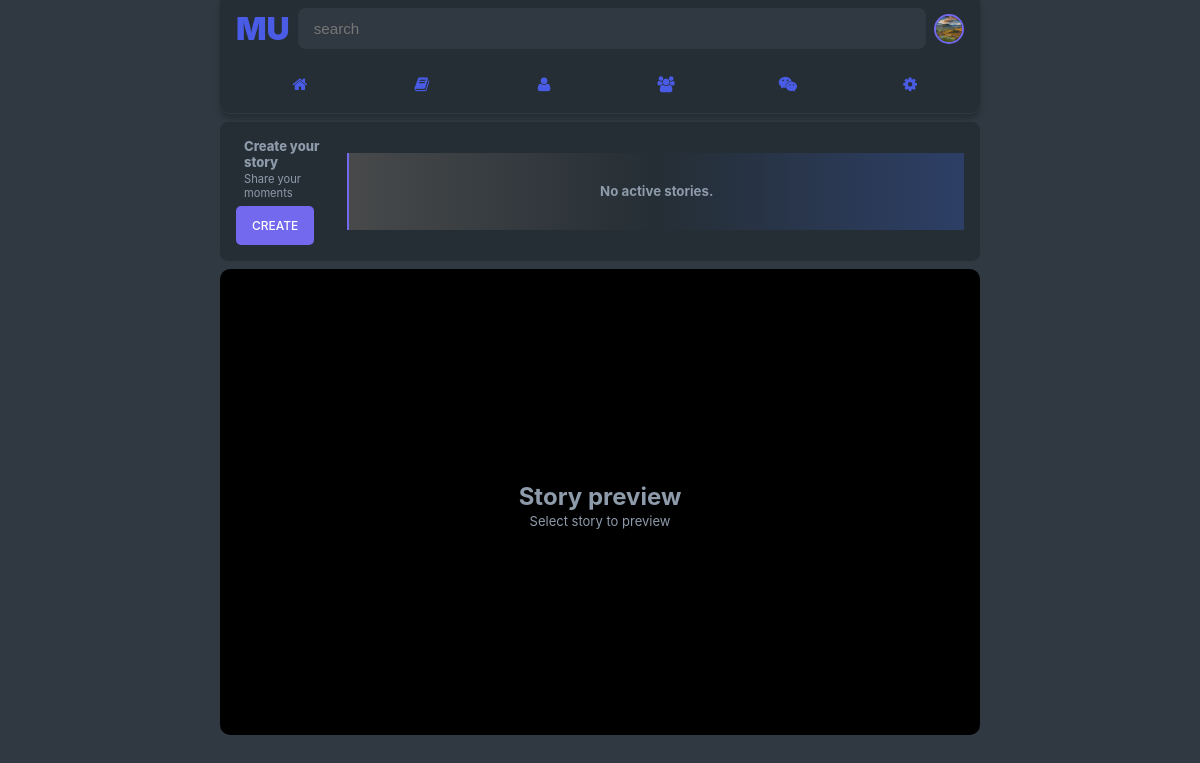
Before: /stories/index.php (signed in) with the older database file.
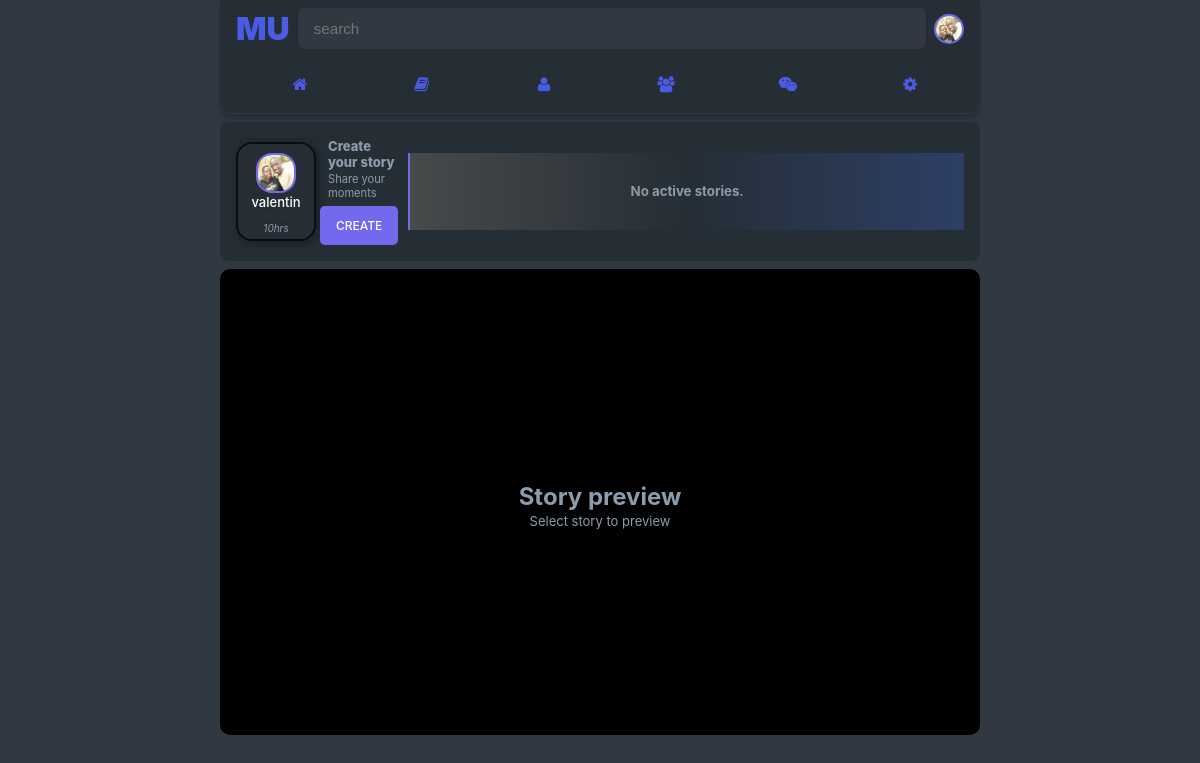
After: the same page with the newer database file.
### tables this page shows
CREATE TABLE `users` (
  `fname` varchar(100) NOT NULL,
  `lname` varchar(100) NOT NULL,
  `email` varchar(100) NOT NULL,
  `dob` date NOT NULL,
  `sex` varchar(7) NOT NULL,
  `username` varchar(100) NOT NULL,
  `password` varchar(100) NOT NULL,
  `about` varchar(500) NOT NULL DEFAULT 'Unknown',
  `profile_pic` varchar(500) NOT NULL DEFAULT 'default.png',
  `address` varchar(100) DEFAULT 'Unknown',
  `status` varchar(10) NOT NULL DEFAULT 'offline',
  `code` varchar(200) NOT NULL,
  `verified` tinyint(4) NOT NULL DEFAULT 0,
  `remember_me` varchar(200) NOT NULL
);

CREATE TABLE `stories` (
  `id` int(11) NOT NULL,
  `username` varchar(100) NOT NULL,
  `image` varchar(300) NOT NULL,
  `description` text NOT NULL,
  `expired` tinyint(4) NOT NULL,
  `created_at` timestamp NOT NULL DEFAULT current_timestamp(),
  `has_media` tinyint(4) DEFAULT 0,
  `media` varchar(300) NOT NULL,
  `views` int(11) NOT NULL DEFAULT 0
);

### config.php (called while the page is built, shortened)
<?php
$ROOT_URL = "/current";
function getUrl($sub_url = "") {
    $ROOT_URL = $GLOBALS['ROOT_URL'];
    return $ROOT_URL . $sub_url;
};

### classes/DB.php (called while the page is built, shortened)
<?php
class DB
{
    protected string $server;
    protected string $user;
    protected string $database;
    protected string $password;
    public function __construct(string $server = "localhost", string $user = "root", string $database = "new_project2", string $password = "",$charset="utf8mb4")
    {
        $this->server   = $server;
        $this->user     = $user;
        $this->database = $database;
        $this->password = $password;
    }
    public function createConnection(): PDO
    {
        $conn = new PDO(
            "mysql:host=$this->server;dbname=$this->database",
            $this->user,
            $this->password
        );
        $conn->setAttribute(PDO::ATTR_ERRMODE, PDO::ERRMODE_EXCEPTION);
        return $conn;
    }
    public static function conn(array $args = []): PDO
    {
        return (new DB(...$args))->createConnection();
    }
}

### auth/User.php (called while the page is built, shortened)
<?php
require __DIR__ . "/../config.php";
require_once $ROOT_DIR .  "/classes/DB.php";
class User
{
    public static function findOne(
        string $username = "",
        string $email = ""
    ): User|bool {
        $query = "SELECT * FROM `users` WHERE `username` = ? OR `email` = ?";
        $stmt = DB::conn()->prepare($query);
        $stmt->execute([$username, $email]);
        $stmt->setFetchMode(PDO::FETCH_CLASS, __CLASS__);
        return $stmt->fetch();
    }
}

### auth/Auth.php (called while the page is built, shortened)
<?php
require_once __DIR__ . "/User.php";
class Auth
{
    public static function currentUser(): User|bool
    {
        $user = User::findOne(username: $_SESSION['auth_user']);
        return $user;
    }
}

### auth/authenticate.php (called while the page is built, shortened)
<?php
require_once __DIR__ . "/Auth.php";
if (!($me = Auth::currentUser())) {
    $me = Auth::checkRemembered();
    if (!$me) {
        header("Location: $ROOT_URL/auth/index.php");
        exit("Unauthenticated");
    }
    Auth::authenticate($me);
}

### classes/init.php (called while the page is built, shortened)
<?php
require_once __DIR__ . "/../auth/authenticate.php";
require_once  __DIR__ . "/../config.php";
require_once __DIR__ . '/./DB.php';
require_once __DIR__ . '/./date.php';
require_once __DIR__ . '/../auth/Auth.php';
$date_obj       = new Dates();

### stories/Story.php (called while the page is built, shortened)
<?php
require_once __DIR__ . "/../classes/DB.php";
class Story
{
    public static function findByUser(string $username)
    {
        $stmt = DB::conn()->prepare(
            "SELECT *,
            IFNULL(
                (SELECT COUNT(`stories`.`id`)
                FROM `stories` WHERE `username` = ?
                AND DATEDIFF(NOW(), `created_at`) < 1),
                0
            ) as story_count
            FROM `stories`
            WHERE `username`=?
            AND DATEDIFF(NOW(), `stories`.`created_at`) < 1
            ORDER BY created_at ASC LIMIT 1"
        );
        $stmt->execute([$username, $username]);
        $stmt->setFetchMode(PDO::FETCH_CLASS, __CLASS__);
        return $stmt->fetch();
    }
}

### classes/date.php (called while the page is built, shortened)
<?php
	class Dates
	{
		protected $now;
		function __construct()
		{
			$this->now = strtotime(date("Y-m-d H:i:s"));
		}
		function dateDiffStr($date){
			$diff = $this->now - strtotime($date);
			if ($diff < 60) {
				if ($diff >= 0) {
					return "now";
				}else{
					if ($diff > -60) {
						return " next " . $diff . "sec";
					}
					elseif ($diff <= -60 && $diff > -3600) {
						return " next " . round($diff/-60) . "min";
					}
					elseif ($diff <= -3600 && $diff > -86400) {
						return " next " . round($diff/-3600) . "hr";
					}
					elseif ($diff <= -86400 && $diff > (-86400 * 7)) {
						if (round($diff/-86400) == 1) {
							return "Tommorow " . date("G:i", strtotime($date));
							exit;
						}
						return date("D, M j", strtotime($date));
					}
					else {
						$year = date_format(date_create($date), "Y");
						if ($year == date("Y", $this->now)) {
							return date("M j", strtotime($date));
						}else{
							return date("M j, Y", strtotime($date));
						}
					}
				}
			}
			elseif ($diff >= 60 && $diff < 3600) {
				return round($diff/60) . "min";
			}
			elseif ($diff >= 3600 && $diff < 86400) {
				return (round($diff/3600) > 1 )? round($diff/3600) . "hrs" : "1hr";
			}
			elseif ($diff >= 86400 && $diff < (86400 * 7)) {
				if (round($diff/86400) == 1) {
					return "Yesterday " . date("G:i", strtotime($date));
					exit;
				}
				return  date("D, G:i", strtotime($date));
			}
		}
	}

### stories/index.php (the view, shortened to what the rows shown need)
<?php
require __DIR__ . '/../classes/init.php';
require __DIR__ . '/./Story.php';
$main_story = null;
$user_stories = [];
$next_story = null;
$prev_story = null;
$my_story = Story::findByUser($me->username);
$main_story_data = $main_story ? json_encode($main_story) : "";
function fromActiveUser(Story $story)
{
    $main_story = $GLOBALS['main_story'];
    return $story->username === $main_story?->username;
}
?>
<!DOCTYPE html>
<html lang="en">
<head>
    <link rel="stylesheet" href="<?php echo $ROOT_URL; ?>/stories/css/main.css">
    <link rel="stylesheet" href="<?php echo $ROOT_URL; ?>/stories/css/stories.css">
</head>
<body>
    <div class="storyContainer">
        <?php require_once "../menu/menu.php"; ?>
        <div class="sideBar">
            <div class="myStory">
                <?php if ($my_story) : ?>
                    <div class="storyList">
                        <div class="storyItem <?php echo fromActiveUser($my_story) ? "active" : ""; ?>">
                            <div class="storyImg">
                                <img src="<?php echo getUrl("/images/" . urlencode($me->profile_pic)); ?>" alt="User Pic" />
                            </div>
                            <div class="storyDetails">
                                <a href="<?php echo getUrl("/friends/profile.php?user={$my_story->username}"); ?>" class="storyName">
                                    <?php echo $my_story->username; ?>
                                </a>
                                <div class="storyData">
                                    <?php echo $my_story->story_count ? "</span><span class='storyCount'>{$my_story->story_count} storie(s)</span>" : ""; ?>
                                    <span class="storyTime"><?php echo $date_obj->dateDiffStr($my_story->created_at); ?></span>
                                </div>
                            </div>
                        </div>
                    </div>
                <?php endif; ?>
            </div>
        </div>
        <div class="main">
            <?php if ($main_story) : ?>
                <?php $user = User::findOne($main_story->username); ?>
                <div class="storyPreviewContainer">
                    <div data-main-story="<?php echo $main_story_data; ?>" class="storyPreview">
                        <?php if ($main_story->image) : ?>
                            <img src="<?php echo getUrl("story_uploads/$main_story->image"); ?>" alt="story Image" class="storyPreviewImg">
                        <?php endif; ?>
                        <?php if ($main_story->has_media) : ?>
                            <video src="<?php echo $ROOT_URL; ?>/stories/story_uploads/<?php echo $main_story->media; ?>" autoplay="true" class="storyPreviewVideo"></video>
                        <?php endif; ?>
                        <?php if ($main_story->description) : ?>
                            <div class="<?php echo (!$main_story->image && !$main_story->has_media) ? 'centered' : ""; ?> storyDesc"><?php echo $main_story->description; ?></div>
                        <?php endif; ?>
                        <div class="storyPreviewControls">
                            <div class="storyPreviewProgressBars">
                                <?php foreach ($user_stories as $i => $user_story) : ?>
                                    <?php
                                    $active = $user_story->id === $main_story->id ? "active" : "";
                                    $viewed = $user_story?->viewedBy($me->username) ? "viewed" : "";
                                    $done = $user_story->id < $main_story->id ? "done" : "";
                                    ?>
                                    <a href="<?php echo $ROOT_URL; ?>/stories/index.php?story=<?php echo $user_story->id; ?>" style="width: <?php echo (100 / count($user_stories)); ?>%" class="<?php echo " $active $done $viewed"; ?> storyPreviewProgressContainer">
                                        <div class="storyPreviewProgress"></div>
                                    </a>
                                <?php endforeach; ?>
                            </div>
                            <div class="storyPreviewUser">
                                <div class="storyPreviewUserImg">
                                    <img src="<?php echo $ROOT_URL; ?>/images/<?php echo $user->profile_pic; ?>" alt="user image">
                                </div>
                                <div class="storyPreviewUserInfo">
                                    <a href="#" class="storyPreviewUserName"><?php echo $main_story->username; ?></a>
                                    <span class="storyPreviewTime"><?php echo $date_obj->dateDiffStr($main_story->created_at); ?></span>
                                    <span class="storyPreviewViews"><?php echo $main_story->views; ?> view(s)</span>
                                </div>
                            </div>
                            <div class="storyPreviewMediaControls">
                                <span data-play-icon class="storyPreviewMediaControlIcon">
                                    <img src="<?php echo getUrl("/assets/images/play.png") ?>" alt="play icon">
                                </span>
                                <span data-pause-icon class="hide storyPreviewMediaControlIcon">
                                    <img src="<?php echo getUrl("/assets/images/pause.png") ?>" alt="pause icon">
                                </span>
                                <?php if ($main_story->has_media) : ?>
                                    <span data-volume-icon class="storyPreviewMediaControlIcon">
                                        <img src="<?php echo getUrl("/assets/images/volume_off.png") ?>" alt="volume icon">
                                    </span>
                                <?php endif; ?>
                            </div>
                        </div>
                    </div>
                    <?php if ($prev_story) : ?>
                        <a href="<?php echo $ROOT_URL; ?>/stories/index.php?story=<?php echo $prev_story->id; ?>" class="storyPreviewPrevButton btn">Prev</a>
                    <?php endif; ?>
                    <?php if ($next_story) : ?>
                        <a href="<?php echo $ROOT_URL; ?>/stories/index.php?story=<?php echo $next_story->id; ?>" class="storyPreviewNextButton btn">Next</a>
                    <?php else : ?>
                        <a href="<?php echo getUrl("/stories/index.php"); ?>" data-redirect-home class="hide btn"></a>
                    <?php endif; ?>
                    <form class="storyPreviewReply" action="<?php echo $ROOT_URL; ?>/stories/story_reply.php" method="post">
                        <?php if ($main_story?->username !== $me->username) :  ?>
                            <input type="hidden" name="sender" value="<?php echo $me->username; ?>">
                            <input type="hidden" name="story_id" value="<?php echo $main_story->id; ?>">
                            <input required placeholder="reply..." type="text" name="reply" class="storyPreviewReplyInput">
                            <button class="storyPreviewReplyBtn">Reply</button>
                        <?php endif; ?>
                    </form>
                </div>
            <?php else : ?>
                <div class="centerText">
                    <h2 class="previewHeader">Story preview</h2>
                </div>
            <?php endif; ?>
        </div>
    </div>
</body>
</html>

### menu/menu.php (shortened to what the rows shown need)
<head>
    <link rel="stylesheet" href="<?php echo getUrl("/css/font-awesome-4.5.0/css/font-awesome.min.css") ?>">
    <link rel="stylesheet" href="<?php echo getUrl("/css/main.css") ?>">
</head>
<nav>
    <header>
        <div class="navUserImage">
            <img src="<?php echo getUrl("/images/{$me->profile_pic}");  ?>" alt="profile" />
        </div>
    </header>
</nav>

Changed rows visible on the page:
changed users: profile_pic: a different picture; profile_pic: picture added
added stories: username "valentin", created_at "10hrs"
